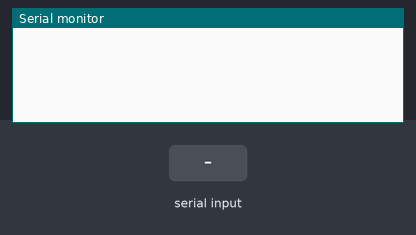
A sketch run on a simulated Arduino Uno, built with avr-gcc and run on an emulated ATmega328P. On the bench: the last lines printed to the serial monitor. The test bench sets the inputs (shaded band).

Above: at 2.2 s.
2.3 s: "CW" received over Serial
At 4.5 s:
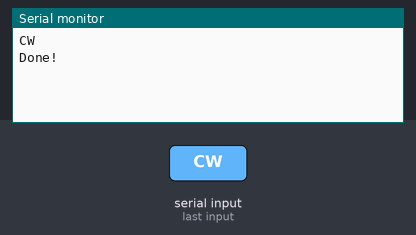
4.8 s: "CCW" received over Serial
At 6.6 s:
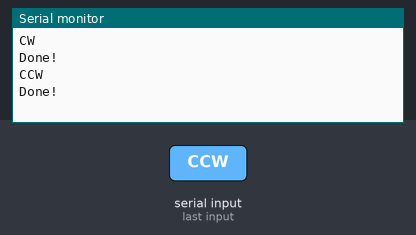
7.3 s: "90,45,200\n" received over Serial
At 9.5 s:
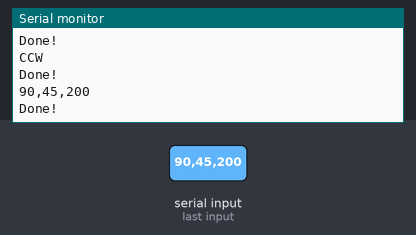
9.8 s: "90,45\n" received over Serial
At 11.6 s:
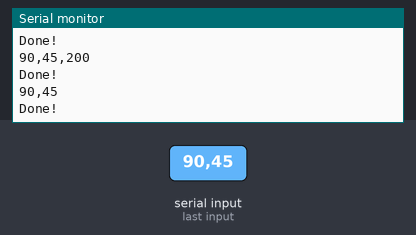
12.2 s: "5\n" received over Serial
At 14.7 s:
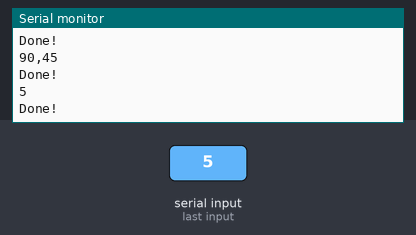

The sketch:

sketch_may13a.ino
```cpp
#include <AFMotor.h>

AF_Stepper motor(4096, 2);
String readserial;

void setup() {
  Serial.begin(115200);           // set up Serial library at 9600 bps

  motor.setSpeed(100);  // 10 rpm
  motor.release();
  delay(1000);
}

void loop() {
    while(!Serial.available()) {}
  while (Serial.available())
  {
    if (Serial.available() >0)
    {
      readserial = Serial.readString();
    }
  }
  Serial.println(readserial);
  String sp = readserial.substring(0,readserial.indexOf('C'));
  String dr = readserial.substring(readserial.indexOf('C'),readserial.indexOf('W')+1);
  String st = readserial.substring(readserial.indexOf('W')+1);
  motor.setSpeed(sp.toInt());
  if (dr == "CW")
  motor.step(st.toInt(), FORWARD, SINGLE);
  if (dr == "CCW")
  motor.step(st.toInt(), BACKWARD, SINGLE);
  delay(10);
  char ard_sends = '1';
  Serial.println("Done!");
  Serial.flush();
}
```

Measured:
- after the input at 2.3 s, the serial monitor: prints a new line after 1.0 s (image 1)
- after the input at 4.8 s, the serial monitor: prints a new line after 1.0 s (image 2)
- after the input at 7.3 s, the serial monitor: prints a new line after 1.0 s (image 3)
- after the input at 9.8 s, the serial monitor: prints a new line after 1.0 s (image 4)
- after the input at 12.2 s, the serial monitor: prints a new line after 1.0 s (image 5)
